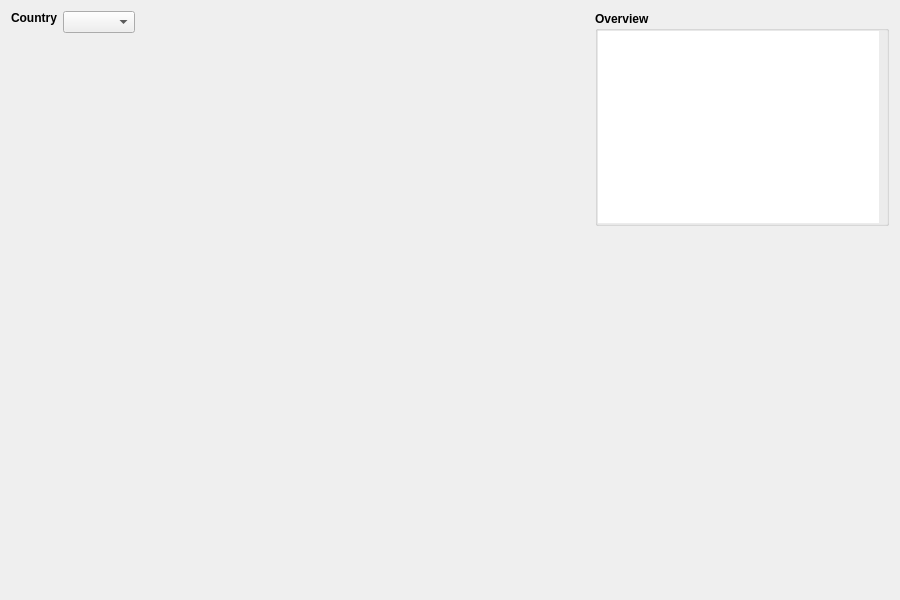
<?xml version="1.0" encoding="UTF-8"?>
<ui version="4.0">
 <class>CoronanWidgetForm</class>
 <widget class="QWidget" name="CoronanWidgetForm">
  <property name="geometry">
   <rect>
    <x>0</x>
    <y>0</y>
    <width>900</width>
    <height>600</height>
   </rect>
  </property>
  <layout class="QGridLayout" name="gridLayout">
   <item row="1" column="0" colspan="3">
    <layout class="QHBoxLayout" name="horizontalLayout_2"/>
   </item>
   <item row="0" column="0" colspan="3">
    <layout class="QVBoxLayout" name="verticalLayout">
     <item>
      <layout class="QHBoxLayout" name="horizontalLayout">
       <item alignment="Qt::AlignTop">
        <widget class="QLabel" name="label">
         <property name="font">
          <font>
           <weight>75</weight>
           <bold>true</bold>
          </font>
         </property>
         <property name="text">
          <string>Country</string>
         </property>
        </widget>
       </item>
       <item alignment="Qt::AlignTop">
        <widget class="QComboBox" name="countryComboBox"/>
       </item>
       <item>
        <spacer name="horizontalSpacer_2">
         <property name="orientation">
          <enum>Qt::Horizontal</enum>
         </property>
         <property name="sizeHint" stdset="0">
          <size>
           <width>40</width>
           <height>20</height>
          </size>
         </property>
        </spacer>
       </item>
       <item alignment="Qt::AlignTop">
        <widget class="QGroupBox" name="overviewBox">
         <property name="sizePolicy">
          <sizepolicy hsizetype="Minimum" vsizetype="Minimum">
           <horstretch>0</horstretch>
           <verstretch>0</verstretch>
          </sizepolicy>
         </property>
         <property name="font">
          <font>
           <weight>75</weight>
           <bold>true</bold>
          </font>
         </property>
         <property name="contextMenuPolicy">
          <enum>Qt::DefaultContextMenu</enum>
         </property>
         <property name="autoFillBackground">
          <bool>false</bool>
         </property>
         <property name="title">
          <string>Overview</string>
         </property>
         <property name="flat">
          <bool>false</bool>
         </property>
         <layout class="QVBoxLayout" name="verticalLayout_2">
          <property name="spacing">
           <number>0</number>
          </property>
          <property name="sizeConstraint">
           <enum>QLayout::SetMinimumSize</enum>
          </property>
          <property name="leftMargin">
           <number>0</number>
          </property>
          <property name="topMargin">
           <number>0</number>
          </property>
          <property name="rightMargin">
           <number>7</number>
          </property>
          <property name="bottomMargin">
           <number>0</number>
          </property>
          <item>
           <widget class="QTableView" name="overviewTable">
            <property name="enabled">
             <bool>true</bool>
            </property>
            <property name="sizePolicy">
             <sizepolicy hsizetype="Maximum" vsizetype="Maximum">
              <horstretch>0</horstretch>
              <verstretch>0</verstretch>
             </sizepolicy>
            </property>
            <property name="minimumSize">
             <size>
              <width>281</width>
              <height>192</height>
             </size>
            </property>
            <property name="font">
             <font>
              <weight>50</weight>
              <bold>false</bold>
             </font>
            </property>
            <property name="autoFillBackground">
             <bool>true</bool>
            </property>
            <property name="frameShape">
             <enum>QFrame::NoFrame</enum>
            </property>
            <property name="frameShadow">
             <enum>QFrame::Plain</enum>
            </property>
            <property name="lineWidth">
             <number>0</number>
            </property>
            <property name="verticalScrollBarPolicy">
             <enum>Qt::ScrollBarAlwaysOff</enum>
            </property>
            <property name="horizontalScrollBarPolicy">
             <enum>Qt::ScrollBarAlwaysOff</enum>
            </property>
            <property name="sizeAdjustPolicy">
             <enum>QAbstractScrollArea::AdjustToContents</enum>
            </property>
            <property name="autoScroll">
             <bool>false</bool>
            </property>
            <property name="editTriggers">
             <set>QAbstractItemView::NoEditTriggers</set>
            </property>
            <property name="tabKeyNavigation">
             <bool>false</bool>
            </property>
            <property name="showDropIndicator" stdset="0">
             <bool>false</bool>
            </property>
            <property name="dragDropOverwriteMode">
             <bool>false</bool>
            </property>
            <property name="defaultDropAction">
             <enum>Qt::IgnoreAction</enum>
            </property>
            <property name="selectionMode">
             <enum>QAbstractItemView::NoSelection</enum>
            </property>
            <property name="selectionBehavior">
             <enum>QAbstractItemView::SelectRows</enum>
            </property>
            <property name="showGrid">
             <bool>false</bool>
            </property>
            <property name="gridStyle">
             <enum>Qt::NoPen</enum>
            </property>
            <property name="wordWrap">
             <bool>false</bool>
            </property>
            <property name="cornerButtonEnabled">
             <bool>false</bool>
            </property>
            <attribute name="horizontalHeaderVisible">
             <bool>false</bool>
            </attribute>
            <attribute name="verticalHeaderVisible">
             <bool>false</bool>
            </attribute>
           </widget>
          </item>
         </layout>
        </widget>
       </item>
      </layout>
     </item>
    </layout>
   </item>
  </layout>
 </widget>
 <resources/>
 <connections/>
 <slots>
  <slot>update_ui()</slot>
 </slots>
</ui>
